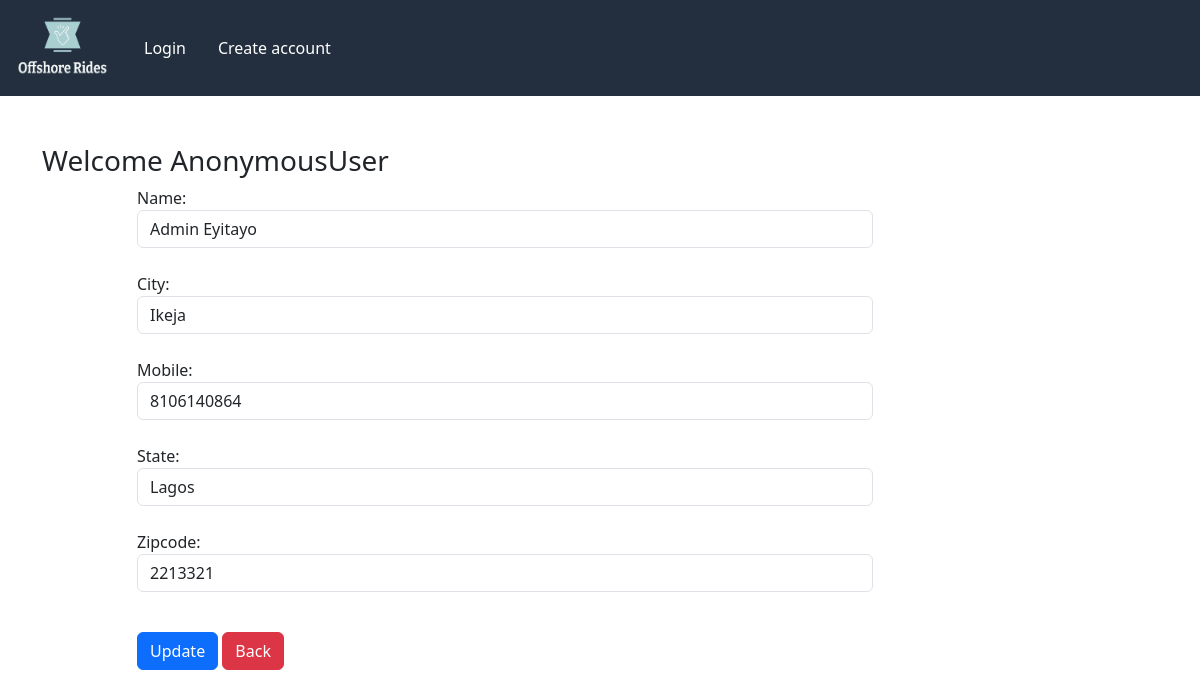
The app's page /updateAddress/3 with its own data.
### Offshore/models.py (models this page shows, shortened)
class Customer(models.Model):
    user = models.ForeignKey(User, on_delete=models.CASCADE)
    name = models.CharField(max_length=200)
    city = models.CharField(max_length=200)
    mobile = models.IntegerField(default=8)
    zipcode = models.IntegerField()
    state = models.CharField(choices=STATE_CHOICES, max_length=100)

### Offshore/views.py (the view, shortened to what this page needs)
# urls.py: path('updateAddress/<int:pk>', views.updateAddress.as_view(), name='updateAddress'),
class updateAddress(View):
    def get(self, request, pk):
        add = Customer.objects.get(pk=pk)
        form = CustomerProfileForm(instance=add)
        return render(request, 'Offshore/updateAddress.html', locals())

### Offshore/forms.py
class CustomerProfileForm(forms.ModelForm):
    class Meta:
        model = Customer
        fields = ['name', 'city', 'mobile', 'state', 'zipcode']
        widgets = {
            'name': forms.TextInput(attrs={'class':'form-control'}),
            'city': forms.TextInput(attrs={'class':'form-control'}),
            'mobile': forms.NumberInput(attrs={'class':'form-control'}),
            'state': forms.Select(attrs={'class':'form-control'}),
            'zipcode': forms.NumberInput(attrs={'class':'form-control'}),
        }

### Offshore/templates/Offshore/updateAddress.html (shortened to what this page needs)
{% extends 'Offshore/base.html' %}
{% load static %}
{% block maincontent%}
    <div class="container my-5">
        <div class="row">
            <h3>Welcome <span calss="text-capitalize">{{ request.user }}</span></h3>
            <div class="col-sm-8 offset-sm-1">
                <form action="" method="post">
                    {% for fm in form %}
                        {{ fm.label_tag }} {{ fm }} <small class="text-danger">{{ fm.errors|striptags }}</small><br>
                    {% endfor %}
                    <div class="col-12 mt-3">
                        <button type="submit" class="btn btn-primary">Update</button>
                        <a href="{% url 'address' %}" type="button" class="btn btn-danger">Back</a>
                    </div>
                </form>
            </div>
        </div>
    </div>
{% endblock maincontent %}

### records on screen
Customer: form "Admin Eyitayo" "Ikeja" "8106140864" "Lagos" "2213321"

### other values on screen
{{ request.user }} "AnonymousUser"
{{ fm.label_tag }} "Name:" "City:" "Mobile:" "State:" "Zipcode:"
